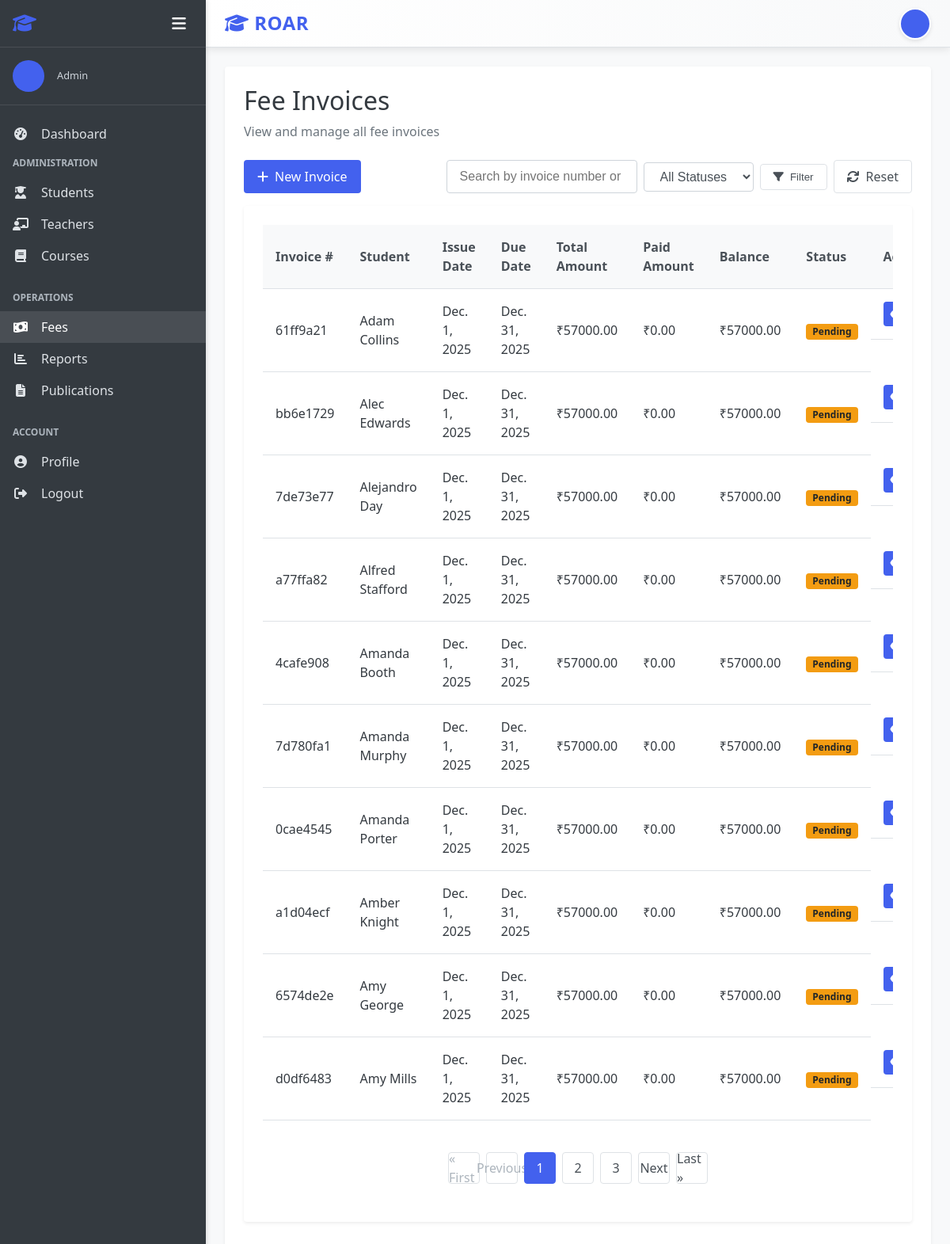
The page /fees/invoices/ (signed in) on the database as committed earlier.
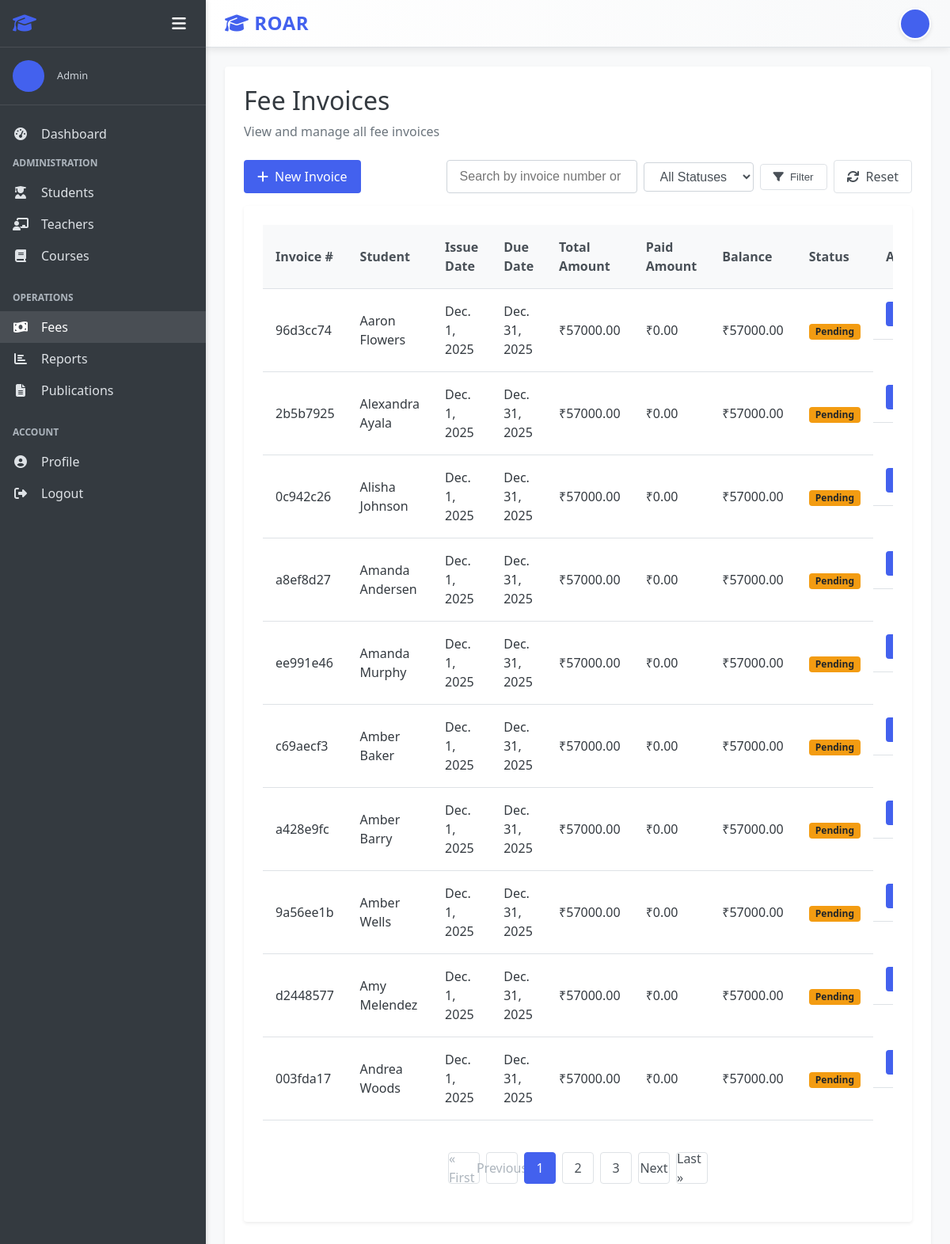
The same page on the database as committed later.
### fees/models.py (models this page shows, shortened)
class FeeInvoice(models.Model):
    STATUS_CHOICES = (
        ('pending', 'Pending'),
        ('paid', 'Paid'),
        ('overdue', 'Overdue'),
        ('cancelled', 'Cancelled'),
    )
    invoice_number = models.CharField(max_length=20, unique=True, default=uuid.uuid4)
    student = models.ForeignKey(Student, on_delete=models.CASCADE, related_name='fee_invoices')
    total_amount = models.DecimalField(max_digits=10, decimal_places=2)
    paid_amount = models.DecimalField(max_digits=10, decimal_places=2, default=0)
    status = models.CharField(max_length=10, choices=STATUS_CHOICES, default='pending')
    due_date = models.DateField()
    issue_date = models.DateField(auto_now_add=True)
    notes = models.TextField(blank=True, null=True)
    @property
    def balance(self):
        return self.total_amount - self.paid_amount
    class Meta:
        ordering = ['-issue_date']

### students/models.py (models this page shows, shortened)
class Student(models.Model):
    user = models.OneToOneField(User, on_delete=models.CASCADE, related_name='student_profile')
    student_id = models.CharField(max_length=20, unique=True)
    date_of_birth = models.DateField(null=True, blank=True)
    gender = models.CharField(max_length=10, choices=(('male', 'Male'), ('female', 'Female'), ('other', 'Other')))
    parent_name = models.CharField(max_length=100, null=True, blank=True)
    parent_mobile = models.CharField(max_length=15, null=True, blank=True)
    admission_date = models.DateField(auto_now_add=True)
    class Meta:
        ordering = ['user__first_name', 'user__last_name']

### accounts/models.py (models this page shows, shortened)
class User(AbstractUser):
    USER_TYPE_CHOICES = (
        ('admin', 'Admin'),
        ('teacher', 'Teacher'),
        ('student', 'Student'),
    )
    user_type = models.CharField(max_length=10, choices=USER_TYPE_CHOICES, default='student')
    profile_pic = models.ImageField(upload_to='profile_pics/', null=True, blank=True)
    address = models.TextField(null=True, blank=True)
    mobile = models.CharField(max_length=15, null=True, blank=True)
    department = models.ForeignKey(Department, on_delete=models.CASCADE,default=None ,null=True, blank=True)
    @property
    def is_admin(self):
        return self.user_type == 'admin'
    @property
    def is_teacher(self):
        return self.user_type == 'teacher'
    @property
    def is_student(self):
        return self.user_type == 'student'

### fees/views.py (the view)
# urls.py: path('invoices/', views.FeeInvoiceListView.as_view(), name='fee_invoice_list'),
class FeeInvoiceListView(LoginRequiredMixin, AdminRequiredMixin, ListView):
    model = FeeInvoice
    template_name = 'fees/fee_invoice_list.html'
    context_object_name = 'invoices'
    paginate_by = 10

### students/views.py (called while the page is built)
    def test_func(self):
        return self.request.user.is_authenticated and self.request.user.is_admin

### templates/fees/fee_invoice_list.html (shortened to what the changed rows need)
{% extends "base.html" %}
{% block content %}
<div class="dashboard-header">
    <h1>Fee Invoices</h1>
</div>
<div class="card">
    <div class="card-body">
        {% if invoices %}
        <div class="table-container">
            <table class="table">
                <thead>
                    <tr>
                        <th>Invoice #</th>
                        <th>Student</th>
                        <th>Issue Date</th>
                        <th>Due Date</th>
                        <th>Total Amount</th>
                        <th>Paid Amount</th>
                        <th>Balance</th>
                        <th>Status</th>
                        <th>Actions</th>
                    </tr>
                </thead>
                <tbody>
                    {% for invoice in invoices %}
                    <tr>
                        <td>{{ invoice.invoice_number }}</td>
                        <td>{{ invoice.student.user.get_full_name }}</td>
                        <td>{{ invoice.issue_date }}</td>
                        <td>{{ invoice.due_date }}</td>
                        <td>₹{{ invoice.total_amount|floatformat:2 }}</td>
                        <td>₹{{ invoice.paid_amount|floatformat:2 }}</td>
                        <td>₹{{ invoice.balance|floatformat:2 }}</td>
                        <td>
                            <span class="badge {% if invoice.status == 'paid' %}badge-success{% elif invoice.status == 'pending' %}badge-warning{% elif invoice.status == 'overdue' %}badge-danger{% else %}badge-secondary{% endif %}">
                                {{ invoice.get_status_display }}
                            </span>
                        </td>
                        <td class="table-actions">
                            <a href="{% url 'fee_invoice_detail' invoice.id %}" class="btn btn-sm btn-primary">
                                <i class="fas fa-eye"></i> View
                            </a>
                        </td>
                    </tr>
                    {% endfor %}
                </tbody>
            </table>
        </div>
        {% endif %}
    </div>
</div>
{% endblock %}

Rows that differ between the two databases and show on the page:
changed FeeInvoice: invoice_number "61ff9a21" → "96d3cc74"; student.user.get_full_name "Adam Collins" → "Aaron Flowers"
changed FeeInvoice: invoice_number "bb6e1729" → "2b5b7925"; student.user.get_full_name "Alec Edwards" → "Alexandra Ayala"
changed FeeInvoice: invoice_number "7de73e77" → "0c942c26"; student.user.get_full_name "Alejandro Day" → "Alisha Johnson"
changed FeeInvoice: invoice_number "a77ffa82" → "a8ef8d27"; student.user.get_full_name "Alfred Stafford" → "Amanda Andersen"
changed FeeInvoice: invoice_number "4cafe908" → "ee991e46"; student.user.get_full_name "Amanda Booth" → "Amanda Murphy"
changed FeeInvoice: invoice_number "7d780fa1" → "c69aecf3"; student.user.get_full_name "Amanda Murphy" → "Amber Baker"
changed FeeInvoice: invoice_number "0cae4545" → "a428e9fc"; student.user.get_full_name "Amanda Porter" → "Amber Barry"
changed FeeInvoice: invoice_number "a1d04ecf" → "9a56ee1b"; student.user.get_full_name "Amber Knight" → "Amber Wells"
changed FeeInvoice: invoice_number "6574de2e" → "d2448577"; student.user.get_full_name "Amy George" → "Amy Melendez"
changed FeeInvoice: invoice_number "d0df6483" → "003fda17"; student.user.get_full_name "Amy Mills" → "Andrea Woods"
